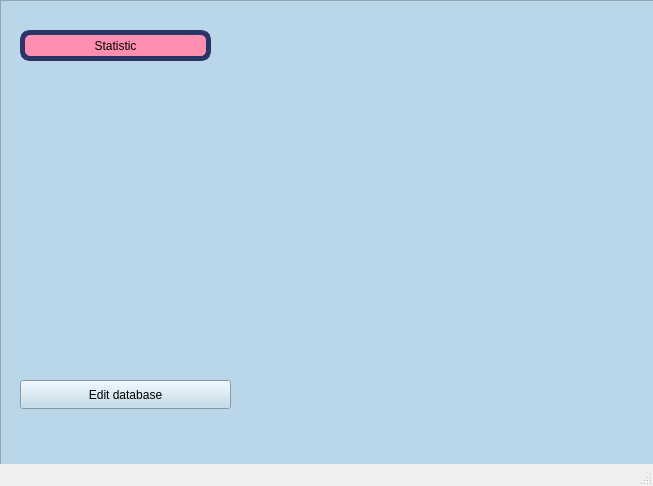
<?xml version="1.0" encoding="UTF-8"?>
<ui version="4.0">
 <class>StatisticWindow</class>
 <widget class="QMainWindow" name="StatisticWindow">
  <property name="geometry">
   <rect>
    <x>0</x>
    <y>0</y>
    <width>653</width>
    <height>486</height>
   </rect>
  </property>
  <property name="windowTitle">
   <string>MainWindow</string>
  </property>
  <widget class="QWidget" name="centralwidget">
   <widget class="QFrame" name="frame">
    <property name="geometry">
     <rect>
      <x>0</x>
      <y>0</y>
      <width>741</width>
      <height>471</height>
     </rect>
    </property>
    <property name="autoFillBackground">
     <bool>false</bool>
    </property>
    <property name="styleSheet">
     <string notr="true">background-color:#BAD7E9;</string>
    </property>
    <property name="frameShape">
     <enum>QFrame::StyledPanel</enum>
    </property>
    <property name="frameShadow">
     <enum>QFrame::Raised</enum>
    </property>
    <widget class="QLabel" name="label">
     <property name="geometry">
      <rect>
       <x>20</x>
       <y>30</y>
       <width>191</width>
       <height>31</height>
      </rect>
     </property>
     <property name="layoutDirection">
      <enum>Qt::LeftToRight</enum>
     </property>
     <property name="styleSheet">
      <string notr="true">background-color:#FF8FB1;
text-align:right;
color:black;
border-radius:10px;
border:5px solid  #2B3467;

</string>
     </property>
     <property name="text">
      <string>Statistic</string>
     </property>
     <property name="alignment">
      <set>Qt::AlignCenter</set>
     </property>
     <property name="wordWrap">
      <bool>false</bool>
     </property>
    </widget>
    <widget class="QPushButton" name="edit">
     <property name="geometry">
      <rect>
       <x>20</x>
       <y>380</y>
       <width>211</width>
       <height>29</height>
      </rect>
     </property>
     <property name="text">
      <string>Edit database</string>
     </property>
    </widget>
   </widget>
  </widget>
  <widget class="QMenuBar" name="menubar">
   <property name="geometry">
    <rect>
     <x>0</x>
     <y>0</y>
     <width>653</width>
     <height>26</height>
    </rect>
   </property>
  </widget>
  <widget class="QStatusBar" name="statusbar"/>
 </widget>
 <resources/>
 <connections/>
</ui>
